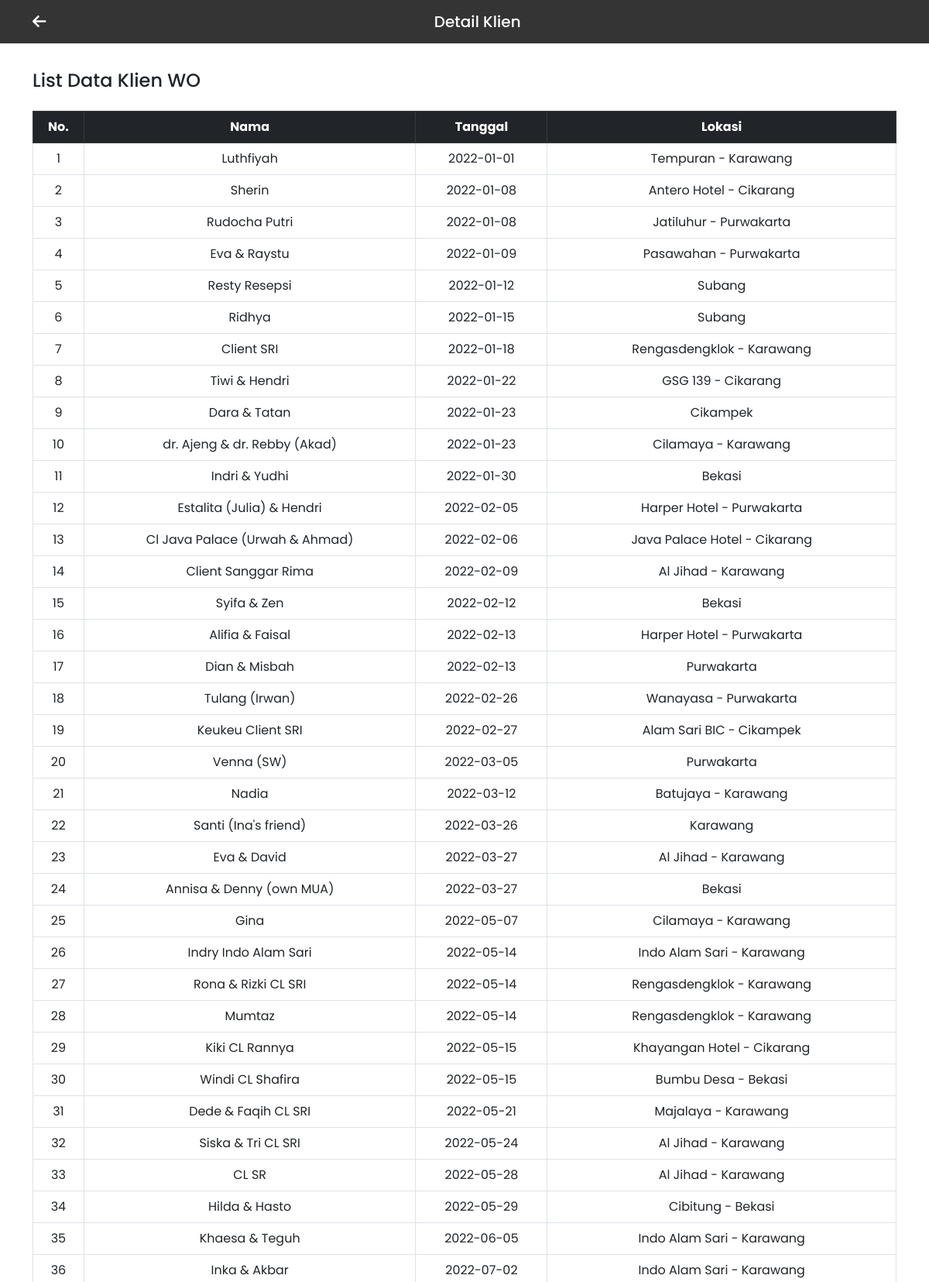
Page /page/detail-klien.php (upper part) on the committed database.
### tables this page shows
CREATE TABLE `klien` (
  `id` int(11) NOT NULL,
  `nama` varchar(255) NOT NULL,
  `tanggal` date NOT NULL,
  `lokasi` varchar(255) NOT NULL
);

### page/detail-klien.php (the view, shortened to what this page needs)
<?php
    require "../koneksi.php";
    $queryKlien = mysqli_query($con, "SELECT * FROM klien WHERE id ORDER BY tanggal");
    $jumlahKlien = mysqli_num_rows($queryKlien);
?>
<!DOCTYPE html>
<html lang="en">
<head>
    <link href="https://cdn.jsdelivr.net/npm/bootstrap@5.3.0/dist/css/bootstrap.min.css" rel="stylesheet" />
    <link rel="stylesheet" href="https://cdnjs.cloudflare.com/ajax/libs/font-awesome/6.4.0/css/all.min.css" />
    <link rel="stylesheet" href="https://cdn.jsdelivr.net/npm/swiper@9/swiper-bundle.min.css" />
    <link rel="stylesheet" href="https://cdnjs.cloudflare.com/ajax/libs/animate.css/4.1.1/animate.min.css" />
    <link rel="stylesheet" href="https://unpkg.com/aos@next/dist/aos.css" />
    <link rel="stylesheet" href="../dist/css/style.css">
</head>
<body>
    <nav class="navbar fixed-top" style="background-color: #000000cb;">
        <div class="container">
            <a class="navbar-brand" href="../index.php#testi">
                <i class="fa-solid fa-arrow-left"></i>
            </a>
            <a class="navbar-brand mx-auto fw-medium text-white" href="#">Detail Klien</a>
        </div>
    </nav>
    <div class="container mb-4" style="margin-top: 90px;">
        <h4>List Data Klien WO</h4>
        <div class="table-responsive mt-4">
            <table class="table table-hover table-bordered">
                <thead class="table-dark text-center">
                    <tr>
                    <th scope="col">No.</th>
                    <th scope="col">Nama</th>
                    <th scope="col">Tanggal</th>
                    <th scope="col">Lokasi</th>
                    </tr>
                </thead>
                <tbody>
                    <?php
                        if($jumlahKlien==0){
                    ?>
                        <tr>
                            <td colspan="4" class="text-center">Tidak Ada Data Klien WO</td>
                        </tr>
                    <?php
                        }
                        else{
                            $jumlah = 1;
                            while($data=mysqli_fetch_array($queryKlien)){
                    ?>
                            <tr class="text-center align-middle">
                                <td><?php echo $jumlah; ?></td>
                                <td><?php echo $data['nama']; ?></td>
                                <td><?php echo $data['tanggal']; ?></td>
                                <td><?php echo $data['lokasi']; ?></td>
                            </tr>
                    <?php
                            $jumlah++;
                            }
                        }
                    ?>
                </tbody>
                </table>
        </div>
    </div>
</body>
</html>

### rows in the picture
klien: nama "Luthfiyah", tanggal "2022-01-01", lokasi "Tempuran - Karawang"
klien: nama "Sherin", tanggal "2022-01-08", lokasi "Antero Hotel - Cikarang"
klien: nama "Rudocha Putri", tanggal "2022-01-08", lokasi "Jatiluhur - Purwakarta"
klien: nama "Eva & Raystu", tanggal "2022-01-09", lokasi "Pasawahan - Purwakarta"
klien: nama "Resty Resepsi", tanggal "2022-01-12", lokasi "Subang"
klien: nama "Ridhya", tanggal "2022-01-15", lokasi "Subang"
klien: nama "Client SRI", tanggal "2022-01-18", lokasi "Rengasdengklok - Karawang"
klien: nama "Tiwi & Hendri", tanggal "2022-01-22", lokasi "GSG 139 - Cikarang"
klien: nama "Dara & Tatan", tanggal "2022-01-23", lokasi "Cikampek"
klien: nama "dr. Ajeng & dr. Rebby (Akad)", tanggal "2022-01-23", lokasi "Cilamaya - Karawang"
klien: nama "Indri & Yudhi", tanggal "2022-01-30", lokasi "Bekasi"
klien: nama "Estalita (Julia) & Hendri", tanggal "2022-02-05", lokasi "Harper Hotel - Purwakarta"
klien: nama "Cl Java Palace (Urwah & Ahmad)", tanggal "2022-02-06", lokasi "Java Palace Hotel - Cikarang"
klien: nama "Client Sanggar Rima", tanggal "2022-02-09", lokasi "Al Jihad - Karawang"
klien: nama "Syifa & Zen", tanggal "2022-02-12", lokasi "Bekasi"
klien: nama "Alifia & Faisal", tanggal "2022-02-13", lokasi "Harper Hotel - Purwakarta"
klien: nama "Dian & Misbah", tanggal "2022-02-13", lokasi "Purwakarta"
klien: nama "Tulang (Irwan)", tanggal "2022-02-26", lokasi "Wanayasa - Purwakarta"
klien: nama "Keukeu Client SRI", tanggal "2022-02-27", lokasi "Alam Sari BIC - Cikampek"
klien: nama "Venna (SW)", tanggal "2022-03-05", lokasi "Purwakarta"
klien: nama "Nadia", tanggal "2022-03-12", lokasi "Batujaya - Karawang"
klien: nama "Santi (Ina's friend)", tanggal "2022-03-26", lokasi "Karawang"
klien: nama "Eva & David", tanggal "2022-03-27", lokasi "Al Jihad - Karawang"
klien: nama "Annisa & Denny (own MUA)", tanggal "2022-03-27", lokasi "Bekasi"
klien: nama "Gina", tanggal "2022-05-07", lokasi "Cilamaya - Karawang"
klien: nama "Indry Indo Alam Sari", tanggal "2022-05-14", lokasi "Indo Alam Sari - Karawang"
klien: nama "Rona & Rizki CL SRI", tanggal "2022-05-14", lokasi "Rengasdengklok - Karawang"
klien: nama "Mumtaz", tanggal "2022-05-14", lokasi "Rengasdengklok - Karawang"
klien: nama "Kiki CL Rannya", tanggal "2022-05-15", lokasi "Khayangan Hotel - Cikarang"
klien: nama "Windi CL Shafira", tanggal "2022-05-15", lokasi "Bumbu Desa - Bekasi"
klien: nama "Dede & Faqih CL SRI", tanggal "2022-05-21", lokasi "Majalaya - Karawang"
klien: nama "Siska & Tri CL SRI", tanggal "2022-05-24", lokasi "Al Jihad - Karawang"
klien: nama "CL SR", tanggal "2022-05-28", lokasi "Al Jihad - Karawang"
klien: nama "Hilda & Hasto", tanggal "2022-05-29", lokasi "Cibitung - Bekasi"
klien: nama "Khaesa & Teguh", tanggal "2022-06-05", lokasi "Indo Alam Sari - Karawang"
klien: nama "Inka & Akbar", tanggal "2022-07-02", lokasi "Indo Alam Sari - Karawang"
